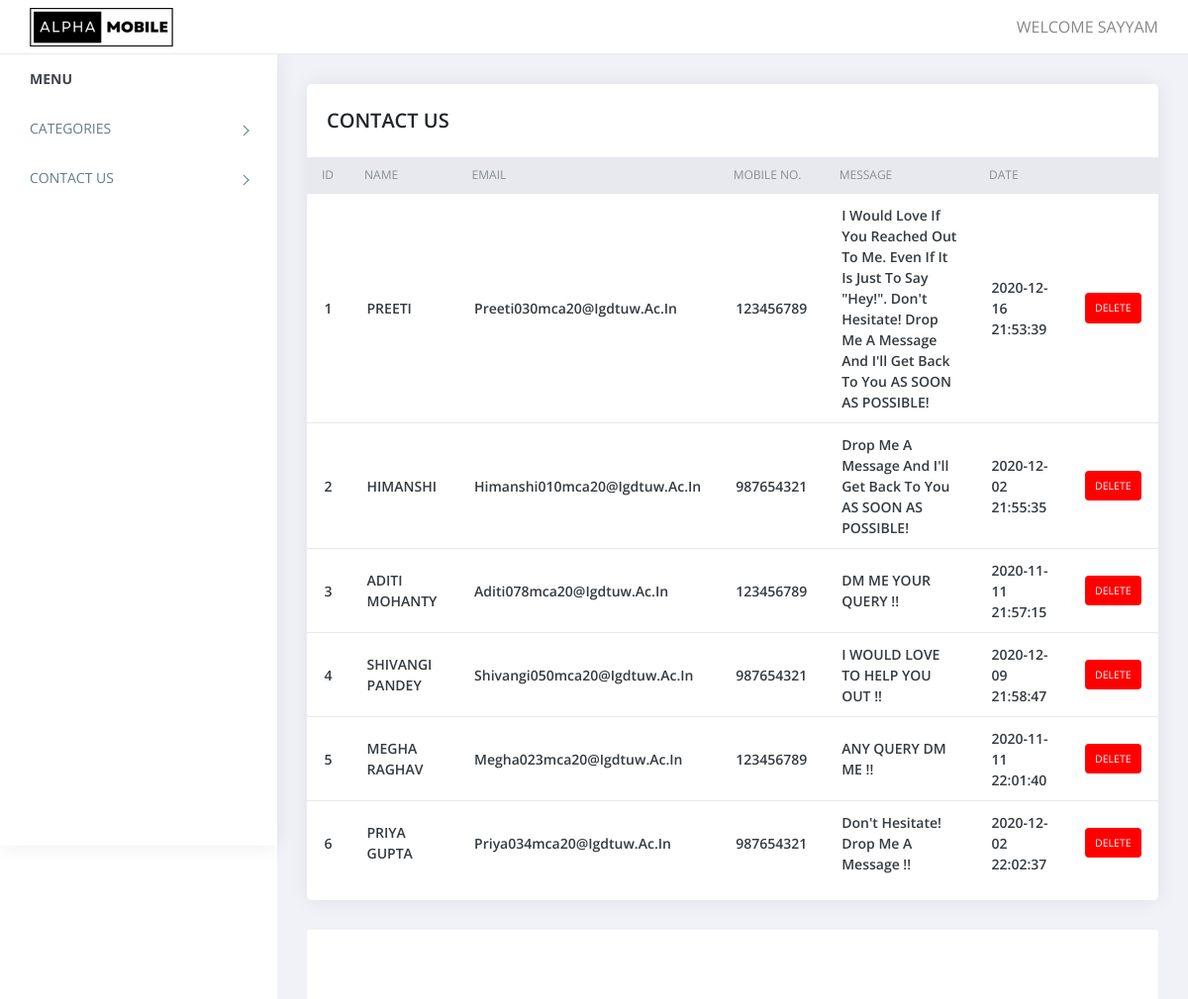
Page /contact_us1.php (signed in) on the committed database.
### tables this page shows
CREATE TABLE `contact_us` (
  `id` int(11) NOT NULL,
  `name` varchar(255) NOT NULL,
  `email` varchar(75) NOT NULL,
  `mobile` varchar(15) NOT NULL,
  `comment` text NOT NULL,
  `added_on` datetime NOT NULL
);

### contact_us1.php (the view, shortened to what this page needs)
<?php
require('top.inc.php');
$sql="select * from contact_us order by id asc";
$res=mysqli_query($con,$sql);
?>
<div class="content pb-0">
	<div class="orders">
	   <div class="row">
		  <div class="col-xl-12">
			 <div class="card">
				<div class="card-body">
				   <h4 class="box-title">CONTACT US </h4>
				</div>
				<div class="card-body--">
				   <div class="table-stats order-table ov-h">
					  <table class="table ">
						 <thead>
							<tr>
							   <th>ID</th>
							   <th>Name</th>
							   <th>Email</th>
							   <th>Mobile NO.</th>
							   <th>Message</th>
							   <th>Date</th>
							   <th></th>
							</tr>
						 </thead>
						 <tbody>
							<?php
							while($row=mysqli_fetch_assoc($res)){?>
							<tr>
							   <td><?php echo $row['id']?></td>
							   <td><?php echo $row['name']?></td>
							   <td><?php echo $row['email']?></td>
							   <td><?php echo $row['mobile']?></td>
							   <td><?php echo $row['comment']?></td>
							   <td><?php echo $row['added_on']?></td>
							   <td>
								<?php
								echo "<span class='badge badge-delete'><a href='?type=delete&id=".$row['id']."'>Delete</a></span>";
								?>
							   </td>
							</tr>
							<?php } ?>
						 </tbody>
					  </table>
				   </div>
				</div>
			 </div>
		  </div>
	   </div>
	</div>
</div>
<?php
require('footer.inc.php');
?>

### top.inc.php (shortened to what this page needs)
<!doctype html>
<html class="no-js" lang="">
   <head>
      <link rel="stylesheet" href="assets/css/normalize.css">
      <link rel="stylesheet" href="assets/css/bootstrap.min.css">
      <link rel="stylesheet" href="assets/css/font-awesome.min.css">
      <link rel="stylesheet" href="assets/css/themify-icons.css">
      <link rel="stylesheet" href="assets/css/pe-icon-7-filled.css">
      <link rel="stylesheet" href="assets/css/flag-icon.min.css">
      <link rel="stylesheet" href="assets/css/cs-skin-elastic.css">
      <link rel="stylesheet" href="assets/css/style.css">
   </head>
   <body>
      <aside id="left-panel" class="left-panel">
         <nav class="navbar navbar-expand-sm navbar-default">
            <div id="main-menu" class="main-menu collapse navbar-collapse">
               <ul class="nav navbar-nav">
                  <li class="menu-title">MENU</li>
                  <?php if($_SESSION['ADMIN_ROLE']!=1){?>
				  <li class="menu-item-has-children dropdown">
                     <a href="categories.php" > CATEGORIES </a>
                  </li>
				  <li class="menu-item-has-children dropdown">
                     <a href="contact_us1.php" > CONTACT US</a>
                  </li>
				  <?php } ?>
               </ul>
            </div>
         </nav>
      </aside>
      <div id="right-panel" class="right-panel">
         <header id="header" class="header">
            <div class="top-left">
               <div class="navbar-header">
                  <a class="navbar-brand" href="index1.php"><img src="alpha_67.png" alt="Logo"></a>
                  <a id="menuToggle" class="menutoggle"><i class="fa fa-bars"></i></a>
               </div>
            </div>
            <div class="top-right">
               <div class="header-menu">
                  <div class="user-area dropdown float-right">
                     <a href="#" class="dropdown-toggle active" data-toggle="dropdown" aria-haspopup="true" aria-expanded="false">WELCOME <?php echo $_SESSION['ADMIN_USERNAME']?></a>
                  </div>
               </div>
            </div>
         </header>

### footer.inc.php (shortened to what this page needs)
         <footer class="site-footer">
            <div class="footer-inner bg-white">
               <div class="row">
                  <div class="col-sm-6">
                  </div>
               </div>
            </div>
         </footer>
</div>
</body>
</html>

### rows in the picture
contact_us: id "1", name "PREETI", email "Preeti030mca20@igdtuw.ac.in", mobile "123456789", comment "I Would Love If You Reached Out To Me. Even If It Is Just To Say \"Hey!\". Don't Hesitate! Drop Me A Message And I'll Get Back To You AS SOON AS POSSIBLE!", added_on "2020-12-16 21:53:39"
contact_us: id "2", name "HIMANSHI", email "Himanshi010mca20@igdtuw.ac.in", mobile "987654321", comment "Drop Me A Message And I'll Get Back To You AS SOON AS POSSIBLE!", added_on "2020-12-02 21:55:35"
contact_us: id "3", name "ADITI MOHANTY", email "Aditi078mca20@igdtuw.ac.in", mobile "123456789", comment "DM ME YOUR QUERY !!", added_on "2020-11-11 21:57:15"
contact_us: id "4", name "SHIVANGI PANDEY", email "Shivangi050mca20@igdtuw.ac.in", mobile "987654321", comment "I WOULD LOVE TO HELP YOU OUT !!", added_on "2020-12-09 21:58:47"
contact_us: id "5", name "MEGHA RAGHAV", email "Megha023mca20@igdtuw.ac.in", mobile "123456789", comment "ANY QUERY DM ME !!", added_on "2020-11-11 22:01:40"
contact_us: id "6", name "PRIYA GUPTA", email "Priya034mca20@igdtuw.ac.in", mobile "987654321", comment "Don't Hesitate! Drop Me A Message !!", added_on "2020-12-02 22:02:37"

### other values in the picture
$_SESSION['ADMIN_USERNAME'] "SAYYAM"
